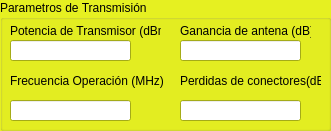
  <widget class="QGroupBox" name="groupBox">
   <property name="geometry">
    <rect>
     <x>20</x>
     <y>160</y>
     <width>331</width>
     <height>131</height>
    </rect>
   </property>
   <property name="palette">
    <palette>
     <active>
      <colorrole role="WindowText">
       <brush brushstyle="SolidPattern">
        <color alpha="255">
         <red>0</red>
         <green>0</green>
         <blue>0</blue>
        </color>
       </brush>
      </colorrole>
      <colorrole role="Button">
       <brush brushstyle="SolidPattern">
        <color alpha="255">
         <red>230</red>
         <green>240</green>
         <blue>33</blue>
        </color>
       </brush>
      </colorrole>
      <colorrole role="Light">
       <brush brushstyle="SolidPattern">
        <color alpha="255">
         <red>250</red>
         <green>255</green>
         <blue>140</blue>
        </color>
       </brush>
      </colorrole>
      <colorrole role="Midlight">
       <brush brushstyle="SolidPattern">
        <color alpha="255">
         <red>240</red>
         <green>247</green>
         <blue>86</blue>
        </color>
       </brush>
      </colorrole>
      <colorrole role="Dark">
       <brush brushstyle="SolidPattern">
        <color alpha="255">
         <red>115</red>
         <green>120</green>
         <blue>16</blue>
        </color>
       </brush>
      </colorrole>
      <colorrole role="Mid">
       <brush brushstyle="SolidPattern">
        <color alpha="255">
         <red>153</red>
         <green>160</green>
         <blue>22</blue>
        </color>
       </brush>
      </colorrole>
      <colorrole role="Text">
       <brush brushstyle="SolidPattern">
        <color alpha="255">
         <red>0</red>
         <green>0</green>
         <blue>0</blue>
        </color>
       </brush>
      </colorrole>
      <colorrole role="BrightText">
       <brush brushstyle="SolidPattern">
        <color alpha="255">
         <red>255</red>
         <green>255</green>
         <blue>255</blue>
        </color>
       </brush>
      </colorrole>
      <colorrole role="ButtonText">
       <brush brushstyle="SolidPattern">
        <color alpha="255">
         <red>0</red>
         <green>0</green>
         <blue>0</blue>
        </color>
       </brush>
      </colorrole>
      <colorrole role="Base">
       <brush brushstyle="SolidPattern">
        <color alpha="255">
         <red>255</red>
         <green>255</green>
         <blue>255</blue>
        </color>
       </brush>
      </colorrole>
      <colorrole role="Window">
       <brush brushstyle="SolidPattern">
        <color alpha="255">
         <red>230</red>
         <green>240</green>
         <blue>33</blue>
        </color>
       </brush>
      </colorrole>
      <colorrole role="Shadow">
       <brush brushstyle="SolidPattern">
        <color alpha="255">
         <red>0</red>
         <green>0</green>
         <blue>0</blue>
        </color>
       </brush>
      </colorrole>
      <colorrole role="AlternateBase">
       <brush brushstyle="SolidPattern">
        <color alpha="255">
         <red>242</red>
         <green>247</green>
         <blue>144</blue>
        </color>
       </brush>
      </colorrole>
      <colorrole role="ToolTipBase">
       <brush brushstyle="SolidPattern">
        <color alpha="255">
         <red>255</red>
         <green>255</green>
         <blue>220</blue>
        </color>
       </brush>
      </colorrole>
      <colorrole role="ToolTipText">
       <brush brushstyle="SolidPattern">
        <color alpha="255">
         <red>0</red>
         <green>0</green>
         <blue>0</blue>
        </color>
       </brush>
      </colorrole>
     </active>
     <inactive>
      <colorrole role="WindowText">
       <brush brushstyle="SolidPattern">
        <color alpha="255">
         <red>0</red>
         <green>0</green>
         <blue>0</blue>
        </color>
       </brush>
      </colorrole>
      <colorrole role="Button">
       <brush brushstyle="SolidPattern">
        <color alpha="255">
         <red>230</red>
         <green>240</green>
         <blue>33</blue>
        </color>
       </brush>
      </colorrole>
      <colorrole role="Light">
       <brush brushstyle="SolidPattern">
        <color alpha="255">
         <red>250</red>
         <green>255</green>
         <blue>140</blue>
        </color>
       </brush>
      </colorrole>
      <colorrole role="Midlight">
       <brush brushstyle="SolidPattern">
        <color alpha="255">
         <red>240</red>
         <green>247</green>
         <blue>86</blue>
        </color>
       </brush>
      </colorrole>
      <colorrole role="Dark">
       <brush brushstyle="SolidPattern">
        <color alpha="255">
         <red>115</red>
         <green>120</green>
         <blue>16</blue>
        </color>
       </brush>
      </colorrole>
      <colorrole role="Mid">
       <brush brushstyle="SolidPattern">
        <color alpha="255">
         <red>153</red>
         <green>160</green>
         <blue>22</blue>
        </color>
       </brush>
      </colorrole>
      <colorrole role="Text">
       <brush brushstyle="SolidPattern">
        <color alpha="255">
         <red>0</red>
         <green>0</green>
         <blue>0</blue>
        </color>
       </brush>
      </colorrole>
      <colorrole role="BrightText">
       <brush brushstyle="SolidPattern">
        <color alpha="255">
         <red>255</red>
         <green>255</green>
         <blue>255</blue>
        </color>
       </brush>
      </colorrole>
      <colorrole role="ButtonText">
       <brush brushstyle="SolidPattern">
        <color alpha="255">
         <red>0</red>
         <green>0</green>
         <blue>0</blue>
        </color>
       </brush>
      </colorrole>
      <colorrole role="Base">
       <brush brushstyle="SolidPattern">
        <color alpha="255">
         <red>255</red>
         <green>255</green>
         <blue>255</blue>
        </color>
       </brush>
      </colorrole>
      <colorrole role="Window">
       <brush brushstyle="SolidPattern">
        <color alpha="255">
         <red>230</red>
         <green>240</green>
         <blue>33</blue>
        </color>
       </brush>
      </colorrole>
      <colorrole role="Shadow">
       <brush brushstyle="SolidPattern">
        <color alpha="255">
         <red>0</red>
         <green>0</green>
         <blue>0</blue>
        </color>
       </brush>
      </colorrole>
      <colorrole role="AlternateBase">
       <brush brushstyle="SolidPattern">
        <color alpha="255">
         <red>242</red>
         <green>247</green>
         <blue>144</blue>
        </color>
       </brush>
      </colorrole>
      <colorrole role="ToolTipBase">
       <brush brushstyle="SolidPattern">
        <color alpha="255">
         <red>255</red>
         <green>255</green>
         <blue>220</blue>
        </color>
       </brush>
      </colorrole>
      <colorrole role="ToolTipText">
       <brush brushstyle="SolidPattern">
        <color alpha="255">
         <red>0</red>
         <green>0</green>
         <blue>0</blue>
        </color>
       </brush>
      </colorrole>
     </inactive>
     <disabled>
      <colorrole role="WindowText">
       <brush brushstyle="SolidPattern">
        <color alpha="255">
         <red>115</red>
         <green>120</green>
         <blue>16</blue>
        </color>
       </brush>
      </colorrole>
      <colorrole role="Button">
       <brush brushstyle="SolidPattern">
        <color alpha="255">
         <red>230</red>
         <green>240</green>
         <blue>33</blue>
        </color>
       </brush>
      </colorrole>
      <colorrole role="Light">
       <brush brushstyle="SolidPattern">
        <color alpha="255">
         <red>250</red>
         <green>255</green>
         <blue>140</blue>
        </color>
       </brush>
      </colorrole>
      <colorrole role="Midlight">
       <brush brushstyle="SolidPattern">
        <color alpha="255">
         <red>240</red>
         <green>247</green>
         <blue>86</blue>
        </color>
       </brush>
      </colorrole>
      <colorrole role="Dark">
       <brush brushstyle="SolidPattern">
        <color alpha="255">
         <red>115</red>
         <green>120</green>
         <blue>16</blue>
        </color>
       </brush>
      </colorrole>
      <colorrole role="Mid">
       <brush brushstyle="SolidPattern">
        <color alpha="255">
         <red>153</red>
         <green>160</green>
         <blue>22</blue>
        </color>
       </brush>
      </colorrole>
      <colorrole role="Text">
       <brush brushstyle="SolidPattern">
        <color alpha="255">
         <red>115</red>
         <green>120</green>
         <blue>16</blue>
        </color>
       </brush>
      </colorrole>
      <colorrole role="BrightText">
       <brush brushstyle="SolidPattern">
        <color alpha="255">
         <red>255</red>
         <green>255</green>
         <blue>255</blue>
        </color>
       </brush>
      </colorrole>
      <colorrole role="ButtonText">
       <brush brushstyle="SolidPattern">
        <color alpha="255">
         <red>115</red>
         <green>120</green>
         <blue>16</blue>
        </color>
       </brush>
      </colorrole>
      <colorrole role="Base">
       <brush brushstyle="SolidPattern">
        <color alpha="255">
         <red>230</red>
         <green>240</green>
         <blue>33</blue>
        </color>
       </brush>
      </colorrole>
      <colorrole role="Window">
       <brush brushstyle="SolidPattern">
        <color alpha="255">
         <red>230</red>
         <green>240</green>
         <blue>33</blue>
        </color>
       </brush>
      </colorrole>
      <colorrole role="Shadow">
       <brush brushstyle="SolidPattern">
        <color alpha="255">
         <red>0</red>
         <green>0</green>
         <blue>0</blue>
        </color>
       </brush>
      </colorrole>
      <colorrole role="AlternateBase">
       <brush brushstyle="SolidPattern">
        <color alpha="255">
         <red>230</red>
         <green>240</green>
         <blue>33</blue>
        </color>
       </brush>
      </colorrole>
      <colorrole role="ToolTipBase">
       <brush brushstyle="SolidPattern">
        <color alpha="255">
         <red>255</red>
         <green>255</green>
         <blue>220</blue>
        </color>
       </brush>
      </colorrole>
      <colorrole role="ToolTipText">
       <brush brushstyle="SolidPattern">
        <color alpha="255">
         <red>0</red>
         <green>0</green>
         <blue>0</blue>
        </color>
       </brush>
      </colorrole>
     </disabled>
    </palette>
   </property>
   <property name="title">
    <string>Parametros de Transmisión</string>
   </property>
   <widget class="QLabel" name="lblCodigo_5">
    <property name="geometry">
     <rect>
      <x>10</x>
      <y>20</y>
      <width>151</width>
      <height>21</height>
     </rect>
    </property>
    <property name="text">
     <string>Potencia de Transmisor (dBm)</string>
    </property>
   </widget>
   <widget class="QLabel" name="lblArea_20">
    <property name="geometry">
     <rect>
      <x>180</x>
      <y>20</y>
      <width>131</width>
      <height>21</height>
     </rect>
    </property>
    <property name="text">
     <string>Ganancia de antena (dB)</string>
    </property>
   </widget>
   <widget class="QLineEdit" name="txtAreaU_8">
    <property name="geometry">
     <rect>
      <x>180</x>
      <y>40</y>
      <width>121</width>
      <height>21</height>
     </rect>
    </property>
   </widget>
   <widget class="QLabel" name="lblLocalidad_13">
    <property name="geometry">
     <rect>
      <x>180</x>
      <y>70</y>
      <width>141</width>
      <height>21</height>
     </rect>
    </property>
    <property name="text">
     <string>Perdidas de conectores(dB)</string>
    </property>
   </widget>
   <widget class="QLineEdit" name="txtNomU_4">
    <property name="geometry">
     <rect>
      <x>180</x>
      <y>100</y>
      <width>121</width>
      <height>21</height>
     </rect>
    </property>
   </widget>
   <widget class="QLabel" name="lblLocalidad_14">
    <property name="geometry">
     <rect>
      <x>10</x>
      <y>70</y>
      <width>161</width>
      <height>21</height>
     </rect>
    </property>
    <property name="text">
     <string>Frecuencia Operación (MHz)</string>
    </property>
   </widget>
   <widget class="QLineEdit" name="txtcodU_6">
    <property name="geometry">
     <rect>
      <x>10</x>
      <y>40</y>
      <width>121</width>
      <height>21</height>
     </rect>
    </property>
   </widget>
   <widget class="QLineEdit" name="txtcodU_5">
    <property name="geometry">
     <rect>
      <x>10</x>
      <y>100</y>
      <width>121</width>
      <height>21</height>
     </rect>
    </property>
   </widget>
  </widget>
